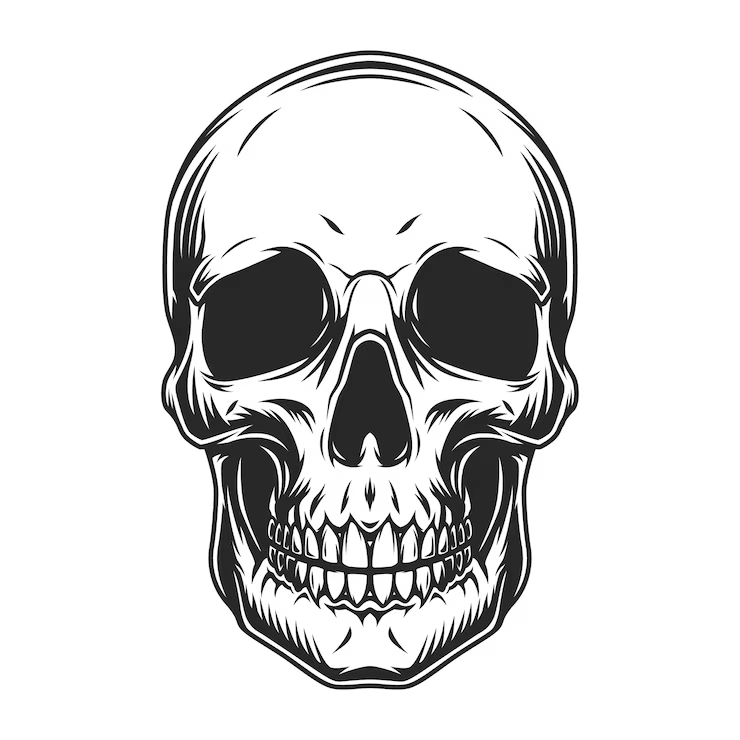
#> input picture s.png, 740 x 740 px
$ python main.py
#> lines starting #> are read from the running program, lines starting #| are printed output that depends on the picture
import cv2

# fucntion for convert 0-255 number to ascii
def to_ascii(n):
    alpha = "^\”,:;Il!i~+_-?][}{1)(|\\/tfjrxnuvczXYUJCLQ0OZmwqpdbkhao*#MW&8%B@$"
    asciiIndex = int((len(alpha) - 1) * (n / 255.0))
    return alpha[asciiIndex]

# open image file
img = cv2.imread("./s.png", cv2.IMREAD_GRAYSCALE)
#> img is the input picture: shape (740, 740); min 0, max 255, mean 217.1

# get image width, height
x, y = img.shape
#> x = 740; y = 740

# resize image to smaller
img = cv2.resize(img, (x // 6, y // 6))
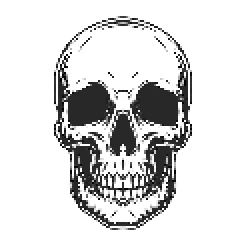
#> img: shape (123, 123) (shown 2 times larger); min 0, max 255, mean 217.3

# get new image width, height after resizing
x, y = img.shape
#> x = 123; y = 123

# loop on image pixel and convert color number to ascii
for i in range(x):
    for j in range(y):
        color_number = img[i][j]
        print(to_ascii(color_number), end=" ")

    print()
